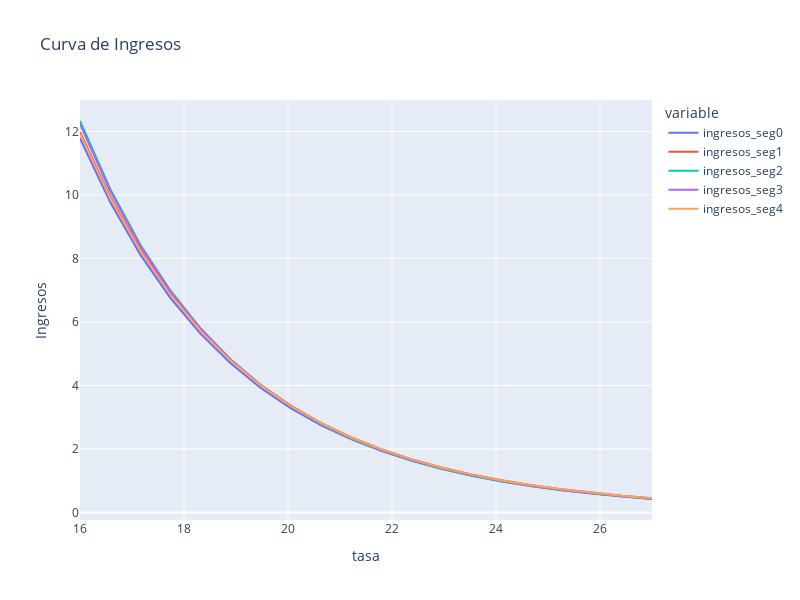

Notebook code for this chart:
### Code cell
# Graficamos las curvas de Precio-Ingresos
fig = px.line(df_elasticidad, x='irr', y=['ingresos_seg0', 'ingresos_seg1',
                                             'ingresos_seg2', 'ingresos_seg3', 'ingresos_seg4'],
              labels={'irr':'tasa', 'value':'Ingresos'},
              title='Curva de Ingresos',
              width=800, height=600)

fig.show()

### Figure 1 — Plotly figure (JSON) as saved in the notebook; plotly's stock layout.template omitted (floating-point values rounded to 4 significant figures)
{"data": [{"hovertemplate": "variable=ingresos_seg0<br>tasa=%{x}<br>Ingresos=%{y}<extra></extra>", "legendgroup": "ingresos_seg0", "line": {"color": "#636efa", "dash": "solid"}, "marker": {"symbol": "circle"}, "mode": "lines", "name": "ingresos_seg0", "orientation": "v", "showlegend": true, "type": "scatter", "x": [16, 16.58, 17.16, 17.74, 18.32, 18.89, 19.47, 20.05, 20.63, 21.21, 21.79, 22.37, 22.95, 23.53, 24.11, 24.68, 25.26, 25.84, 26.42, 27], "xaxis": "x", "y": [11.78, 9.775, 8.119, 6.752, 5.623, 4.704, 3.928, 3.285, 2.752, 2.308, 1.939, 1.632, 1.375, 1.16, 0.9807, 0.8326, 0.7058, 0.5992, 0.5095, 0.4338], "yaxis": "y"}, {"hovertemplate": "variable=ingresos_seg1<br>tasa=%{x}<br>Ingresos=%{y}<extra></extra>", "legendgroup": "ingresos_seg1", "line": {"color": "#EF553B", "dash": "solid"}, "marker": {"symbol": "circle"}, "mode": "lines", "name": "ingresos_seg1", "orientation": "v", "showlegend": true, "type": "scatter", "x": [16, 16.58, 17.16, 17.74, 18.32, 18.89, 19.47, 20.05, 20.63, 21.21, 21.79, 22.37, 22.95, 23.53, 24.11, 24.68, 25.26, 25.84, 26.42, 27], "xaxis": "x", "y": [11.98, 9.949, 8.273, 6.888, 5.743, 4.81, 4.021, 3.367, 2.823, 2.37, 1.994, 1.679, 1.416, 1.197, 1.012, 0.8603, 0.73, 0.6203, 0.5279, 0.4499], "yaxis": "y"}, {"hovertemplate": "variable=ingresos_seg2<br>tasa=%{x}<br>Ingresos=%{y}<extra></extra>", "legendgroup": "ingresos_seg2", "line": {"color": "#00cc96", "dash": "solid"}, "marker": {"symbol": "circle"}, "mode": "lines", "name": "ingresos_seg2", "orientation": "v", "showlegend": true, "type": "scatter", "x": [16, 16.58, 17.16, 17.74, 18.32, 18.89, 19.47, 20.05, 20.63, 21.21, 21.79, 22.37, 22.95, 23.53, 24.11, 24.68, 25.26, 25.84, 26.42, 27], "xaxis": "x", "y": [12.33, 10.19, 8.429, 6.983, 5.793, 4.828, 4.016, 3.346, 2.792, 2.334, 1.953, 1.638, 1.375, 1.156, 0.974, 0.824, 0.6961, 0.589, 0.499, 0.4235], "yaxis": "y"}, {"hovertemplate": "variable=ingresos_seg3<br>tasa=%{x}<br>Ingresos=%{y}<extra></extra>", "legendgroup": "ingresos_seg3", "line": {"color": "#ab63fa", "dash": "solid"}, "marker": {"symbol": "circle"}, "mode": "lines", "name": "ingresos_seg3", "orientation": "v", "showlegend": true, "type": "scatter", "x": [16, 16.58, 17.16, 17.74, 18.32, 18.89, 19.47, 20.05, 20.63, 21.21, 21.79, 22.37, 22.95, 23.53, 24.11, 24.68, 25.26, 25.84, 26.42, 27], "xaxis": "x", "y": [12.23, 10.12, 8.39, 6.961, 5.783, 4.827, 4.022, 3.356, 2.804, 2.347, 1.967, 1.652, 1.389, 1.17, 0.9864, 0.8356, 0.7069, 0.5989, 0.5081, 0.4317], "yaxis": "y"}, {"hovertemplate": "variable=ingresos_seg4<br>tasa=%{x}<br>Ingresos=%{y}<extra></extra>", "legendgroup": "ingresos_seg4", "line": {"color": "#FFA15A", "dash": "solid"}, "marker": {"symbol": "circle"}, "mode": "lines", "name": "ingresos_seg4", "orientation": "v", "showlegend": true, "type": "scatter", "x": [16, 16.58, 17.16, 17.74, 18.32, 18.89, 19.47, 20.05, 20.63, 21.21, 21.79, 22.37, 22.95, 23.53, 24.11, 24.68, 25.26, 25.84, 26.42, 27], "xaxis": "x", "y": [11.92, 9.9, 8.234, 6.856, 5.716, 4.787, 4.003, 3.351, 2.81, 2.36, 1.985, 1.672, 1.41, 1.192, 1.008, 0.8568, 0.7271, 0.6179, 0.5259, 0.4482], "yaxis": "y"}], "layout": {"height": 600, "legend": {"title": {"text": "variable"}, "tracegroupgap": 0}, "title": {"text": "Curva de Ingresos"}, "width": 800, "xaxis": {"anchor": "y", "domain": [0, 1], "title": {"text": "tasa"}}, "yaxis": {"anchor": "x", "domain": [0, 1], "title": {"text": "Ingresos"}}}}
